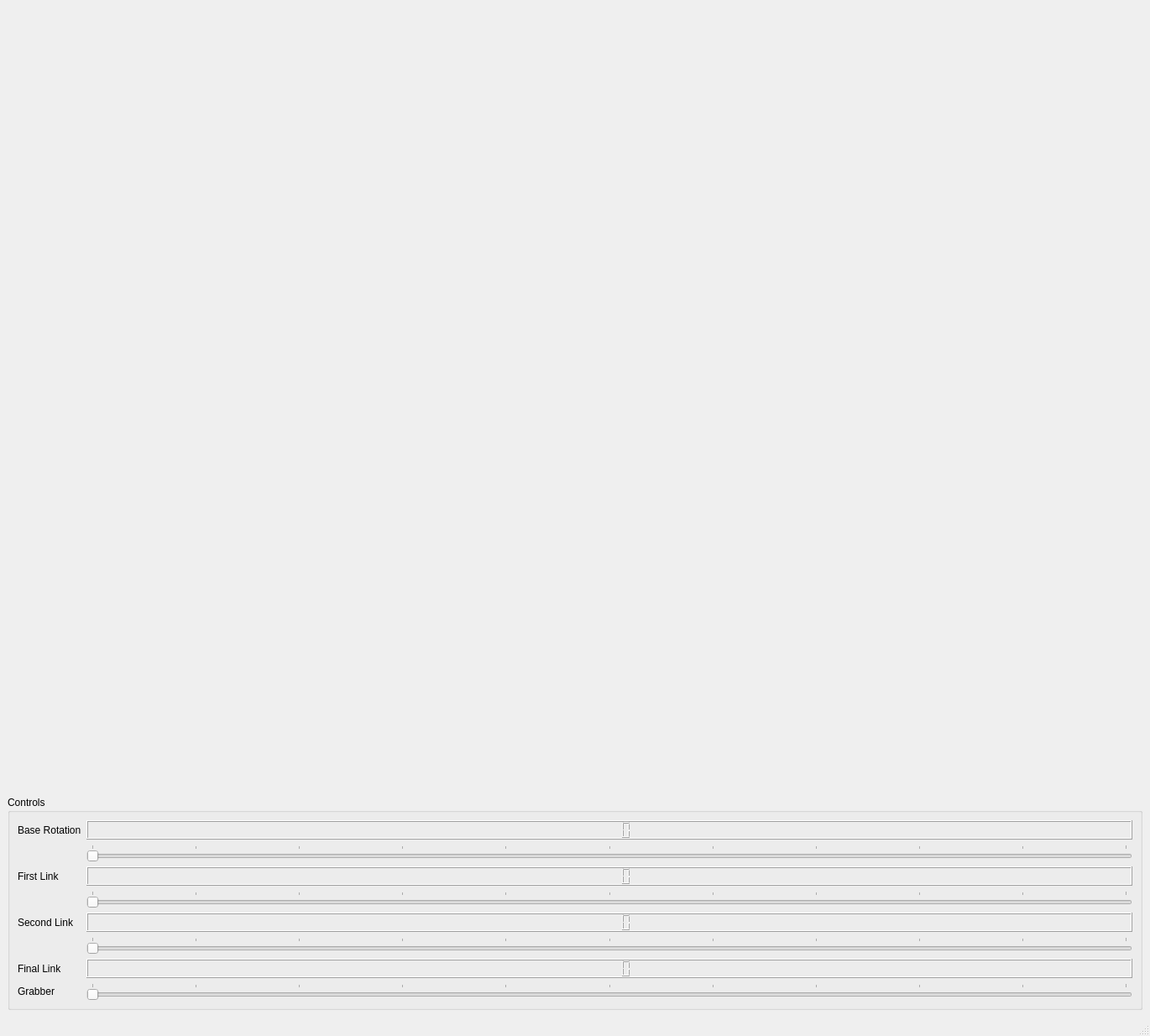
<?xml version="1.0" encoding="UTF-8"?>
<ui version="4.0">
 <class>MainWindow</class>
 <widget class="QMainWindow" name="MainWindow">
  <property name="geometry">
   <rect>
    <x>0</x>
    <y>0</y>
    <width>1370</width>
    <height>1234</height>
   </rect>
  </property>
  <property name="windowTitle">
   <string>MainWindow</string>
  </property>
  <widget class="QWidget" name="centralwidget">
   <layout class="QVBoxLayout" name="verticalLayout">
    <item>
     <widget class="MatplotlibWidget" name="mplwidget">
      <property name="sizePolicy">
       <sizepolicy hsizetype="Expanding" vsizetype="Expanding">
        <horstretch>0</horstretch>
        <verstretch>0</verstretch>
       </sizepolicy>
      </property>
     </widget>
    </item>
    <item>
     <widget class="QGroupBox" name="groupBox">
      <property name="title">
       <string>Controls</string>
      </property>
      <layout class="QFormLayout" name="formLayout_2">
       <item row="0" column="0">
        <widget class="QLabel" name="label">
         <property name="text">
          <string>Base Rotation</string>
         </property>
        </widget>
       </item>
       <item row="0" column="1">
        <widget class="QLCDNumber" name="lcdNumber"/>
       </item>
       <item row="1" column="1">
        <widget class="QSlider" name="horizontalSlider">
         <property name="maximum">
          <number>100</number>
         </property>
         <property name="orientation">
          <enum>Qt::Horizontal</enum>
         </property>
         <property name="tickPosition">
          <enum>QSlider::TicksAbove</enum>
         </property>
         <property name="tickInterval">
          <number>10</number>
         </property>
        </widget>
       </item>
       <item row="2" column="0">
        <widget class="QLabel" name="label_2">
         <property name="text">
          <string>First Link</string>
         </property>
        </widget>
       </item>
       <item row="2" column="1">
        <widget class="QLCDNumber" name="lcdNumber_2"/>
       </item>
       <item row="3" column="1">
        <widget class="QSlider" name="horizontalSlider_2">
         <property name="maximum">
          <number>100</number>
         </property>
         <property name="orientation">
          <enum>Qt::Horizontal</enum>
         </property>
         <property name="tickPosition">
          <enum>QSlider::TicksAbove</enum>
         </property>
         <property name="tickInterval">
          <number>10</number>
         </property>
        </widget>
       </item>
       <item row="4" column="0">
        <widget class="QLabel" name="label_3">
         <property name="text">
          <string>Second Link</string>
         </property>
        </widget>
       </item>
       <item row="4" column="1">
        <widget class="QLCDNumber" name="lcdNumber_3"/>
       </item>
       <item row="5" column="1">
        <widget class="QSlider" name="horizontalSlider_3">
         <property name="maximum">
          <number>100</number>
         </property>
         <property name="orientation">
          <enum>Qt::Horizontal</enum>
         </property>
         <property name="tickPosition">
          <enum>QSlider::TicksAbove</enum>
         </property>
         <property name="tickInterval">
          <number>10</number>
         </property>
        </widget>
       </item>
       <item row="6" column="0">
        <widget class="QLabel" name="label_4">
         <property name="text">
          <string>Final Link</string>
         </property>
        </widget>
       </item>
       <item row="6" column="1">
        <widget class="QLCDNumber" name="lcdNumber_4"/>
       </item>
       <item row="7" column="1">
        <widget class="QSlider" name="horizontalSlider_4">
         <property name="maximum">
          <number>100</number>
         </property>
         <property name="orientation">
          <enum>Qt::Horizontal</enum>
         </property>
         <property name="tickPosition">
          <enum>QSlider::TicksAbove</enum>
         </property>
         <property name="tickInterval">
          <number>10</number>
         </property>
        </widget>
       </item>
       <item row="7" column="0">
        <widget class="QLabel" name="label_5">
         <property name="text">
          <string>Grabber</string>
         </property>
        </widget>
       </item>
      </layout>
      <zorder>horizontalSlider_3</zorder>
      <zorder>label_4</zorder>
      <zorder>label_3</zorder>
      <zorder>horizontalSlider</zorder>
      <zorder>horizontalSlider_2</zorder>
      <zorder>horizontalSlider_4</zorder>
      <zorder>lcdNumber</zorder>
      <zorder>label</zorder>
      <zorder>lcdNumber_4</zorder>
      <zorder>label_2</zorder>
      <zorder>lcdNumber_2</zorder>
      <zorder>lcdNumber_3</zorder>
      <zorder>horizontalSlider</zorder>
      <zorder>lcdNumber</zorder>
      <zorder></zorder>
      <zorder>label_5</zorder>
     </widget>
    </item>
   </layout>
  </widget>
  <widget class="QStatusBar" name="statusbar"/>
 </widget>
 <customwidgets>
  <customwidget>
   <class>MatplotlibWidget</class>
   <extends>QWidget</extends>
   <header>matplotlibwidget</header>
  </customwidget>
 </customwidgets>
 <resources/>
 <connections/>
</ui>
